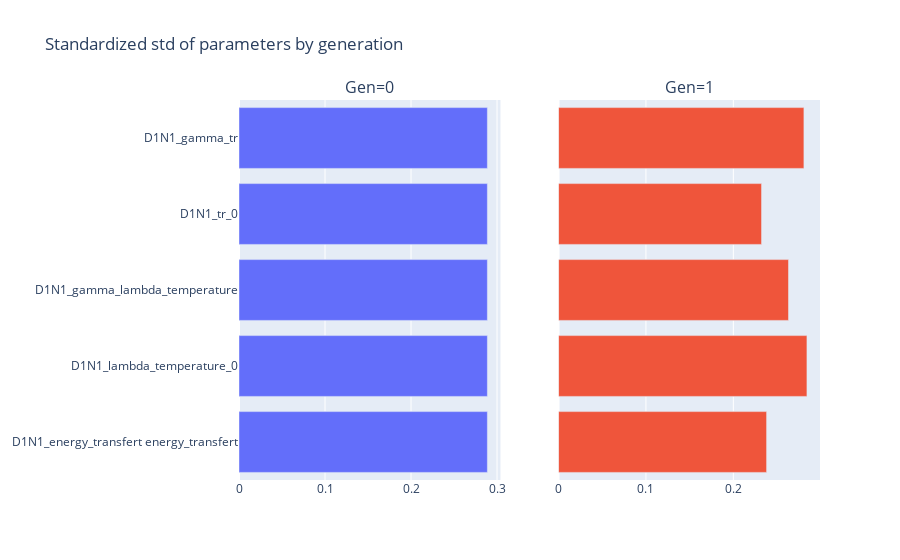

The notebook cell this image was saved under:
### Code cell
viewer.parameters_standardized_deviation()

### Figure 1 — Plotly figure (JSON) as saved in the notebook; plotly's stock layout.template omitted (floating-point values rounded to 4 significant figures)
{"data": [{"orientation": "h", "type": "bar", "x": [0.2888, 0.2888, 0.2888, 0.2888, 0.2888], "xaxis": "x", "y": ["D1N1_energy_transfert energy_transfert", "D1N1_lambda_temperature_0", "D1N1_gamma_lambda_temperature", "D1N1_tr_0", "D1N1_gamma_tr"], "yaxis": "y"}, {"orientation": "h", "type": "bar", "x": [0.238, 0.2842, 0.2631, 0.2323, 0.2807], "xaxis": "x2", "y": ["D1N1_energy_transfert energy_transfert", "D1N1_lambda_temperature_0", "D1N1_gamma_lambda_temperature", "D1N1_tr_0", "D1N1_gamma_tr"], "yaxis": "y2"}], "layout": {"annotations": [{"font": {"size": 16}, "showarrow": false, "text": "Gen=0", "x": 0.225, "xanchor": "center", "xref": "paper", "y": 1, "yanchor": "bottom", "yref": "paper"}, {"font": {"size": 16}, "showarrow": false, "text": "Gen=1", "x": 0.775, "xanchor": "center", "xref": "paper", "y": 1, "yanchor": "bottom", "yref": "paper"}], "showlegend": false, "title": {"text": "Standardized std of parameters by generation"}, "xaxis": {"anchor": "y", "domain": [0, 0.45]}, "xaxis2": {"anchor": "y2", "domain": [0.55, 1]}, "yaxis": {"anchor": "x", "domain": [0, 1]}, "yaxis2": {"anchor": "x2", "domain": [0, 1], "matches": "y", "showticklabels": false}}}
